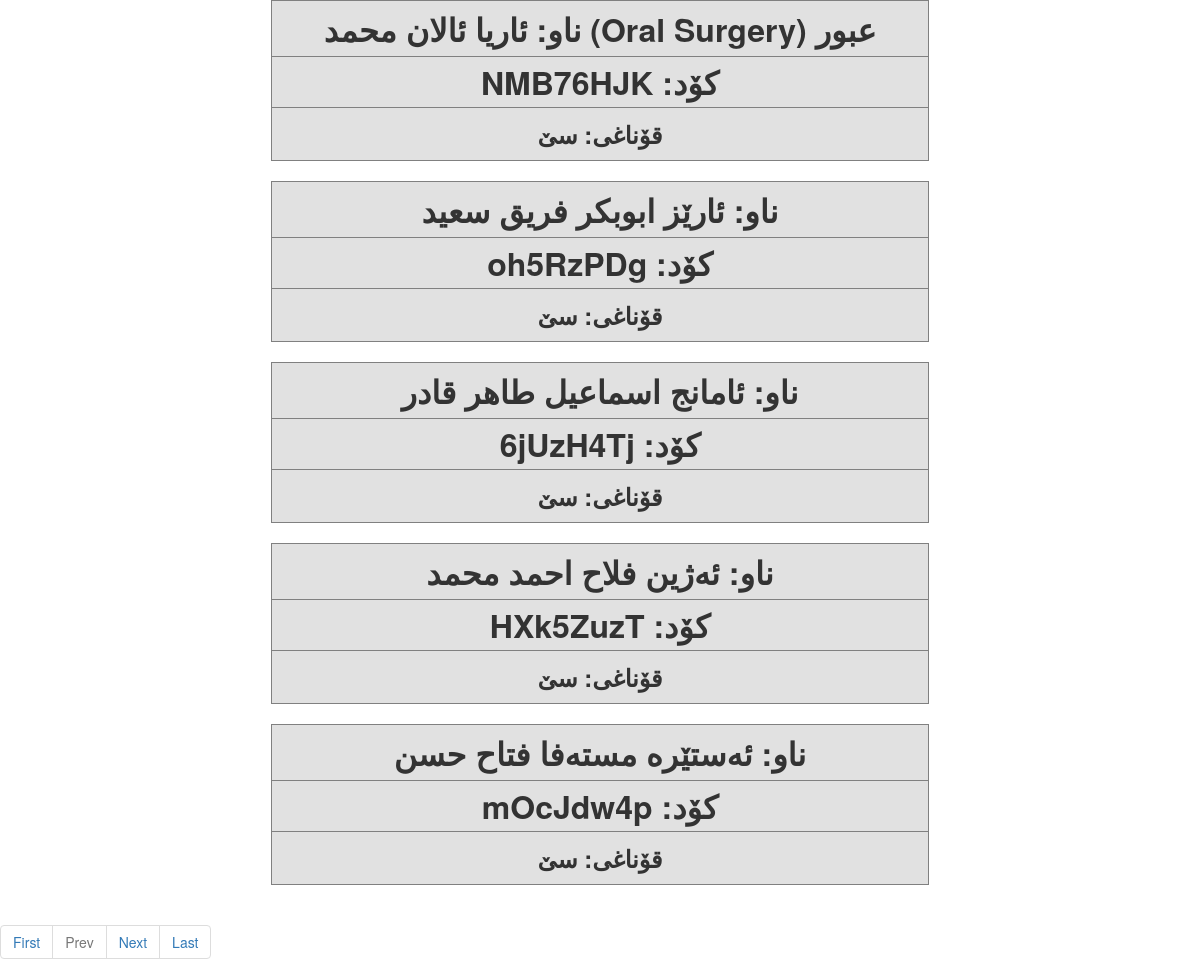
Screenshot of /PublicationSite/onlinegrades/form.php with the database file from the repository.
### tables this page shows
CREATE TABLE `third` (
  `id` varchar(10) NOT NULL,
  `name` varchar(50) DEFAULT NULL,
  `Conservative Dentistry` varchar(50) DEFAULT NULL,
  `Prosthodontics` varchar(50) DEFAULT NULL,
  `Oral Surgery` varchar(50) DEFAULT NULL,
  `Pharmacology` varchar(50) DEFAULT NULL,
  `General Surgery` varchar(50) DEFAULT NULL,
  `General Pathology` varchar(50) DEFAULT NULL,
  `General Medicine` varchar(50) DEFAULT NULL,
  `Community Medicine` varchar(50) DEFAULT NULL,
  `Microbiology` varchar(50) DEFAULT NULL
);

### PublicationSite/onlinegrades/form.php (the view, shortened to what this page needs)
<html>
<head>
    <link rel="stylesheet" href="https://maxcdn.bootstrapcdn.com/bootstrap/3.3.7/css/bootstrap.min.css">
</head>
<body>
    <?php
        if (isset($_GET['pageno'])) {
            $pageno = $_GET['pageno'];
        } else {
            $pageno = 1;
        }
        $no_of_records_per_page = 5;
        $offset = ($pageno-1) * $no_of_records_per_page;
$conn=mysqli_connect("localhost","root","","test");
mysqli_set_charset($conn,'utf8');
	    $total_pages_sql = "SELECT COUNT(*) FROM third";
        $result = mysqli_query($conn,$total_pages_sql);
        $total_rows = mysqli_fetch_array($result)[0];
        $total_pages = ceil($total_rows / $no_of_records_per_page);
        $sql = "SELECT * FROM third order by name LIMIT $offset, $no_of_records_per_page";
        $res_data = mysqli_query($conn,$sql);
        while($row1 = mysqli_fetch_array($res_data)){
			?>
			<table width="658" border="1" align="center">
  <tbody>
        <tr bgcolor="#E1E1E1">
      <th width="648" height="56" style="font-weight: bold; font-size: xx-large; text-align: center;" scope="col"><strong>ناو:
      <?=$row1[1];?><strong></th>
    </tr>
    <tr bgcolor="#E1E1E1">
      <td height="51" bgcolor="#E1E1E1" style="text-align: center; font-size: xx-large;"><strong>
       <?=$row1[0];?> :کۆد</strong></td>
    </tr>
    <tr bgcolor="#E1E1E1">
      <td height="53" style="font-size: x-large; text-align: center;"><strong>قۆناغی: سێ </strong></td>
    </tr>
  </tbody>
</table>
			<br>
			<?php
        }
    ?>
    <div class="noprint">
    <ul class="pagination">
        <li><a href="?pageno=1">First</a></li>
        <li class="<?php if($pageno <= 1){ echo 'disabled'; } ?>">
            <a href="<?php if($pageno <= 1){ echo '#'; } else { echo "?pageno=".($pageno - 1); } ?>">Prev</a>
        </li>
        <li class="<?php if($pageno >= $total_pages){ echo 'disabled'; } ?>">
            <a href="<?php if($pageno >= $total_pages){ echo '#'; } else { echo "?pageno=".($pageno + 1); } ?>">Next</a>
        </li>
        <li><a href="?pageno=<?php echo $total_pages; ?>">Last</a></li>
    </ul>
	</div>
</body>
</html>

### rows the page displays
third: name "ئاریا ئالان محمد (Oral Surgery) عبور", id "NMB76HJK"
third: name "ئارێز ابوبكر فريق سعيد", id "oh5RzPDg"
third: name "ئامانج اسماعيل طاهر قادر", id "6jUzH4Tj"
third: name "ئه‌ژین فلاح احمد محمد", id "HXk5ZuzT"
third: name "ئه‌ستێره مسته‌فا فتاح حسن", id "mOcJdw4p"
